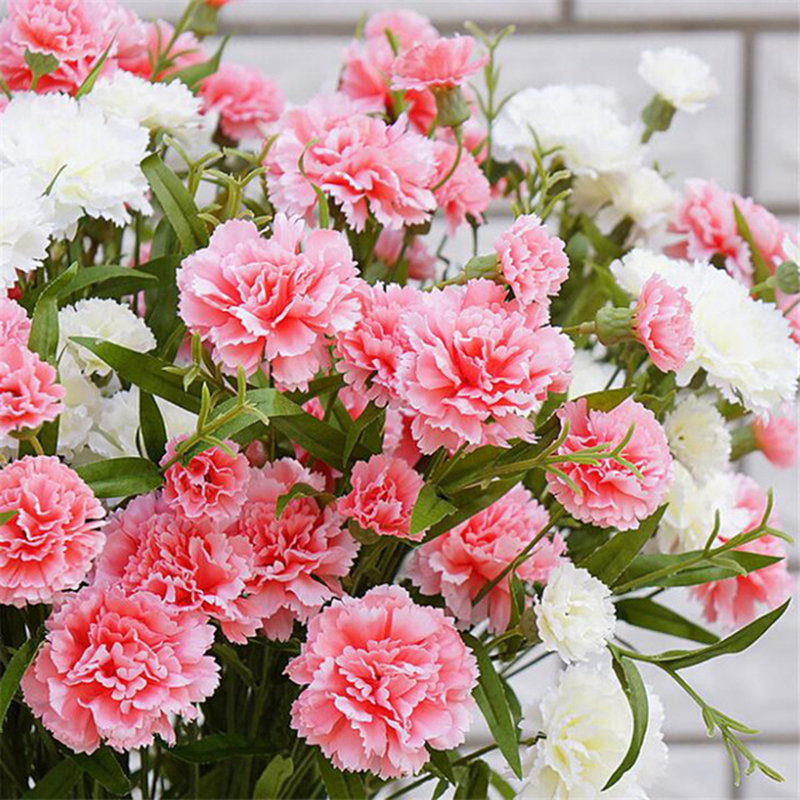
#> input picture Chuong2/image1.png, 800 x 800 px
$ python bai5.py
#> lines starting #> are read from the running program, lines starting #| are printed output that depends on the picture
import cv2
import matplotlib.pyplot as plt
import time

# ============================================================
# 1. ĐỌC HAI ẢNH
# ============================================================

img1 = cv2.imread("image1.png")
#> img1 is the input picture: shape (800, 800, 3); mean B, G, R 139.1, 146.1, 182.2
img2 = cv2.imread("image2.png")
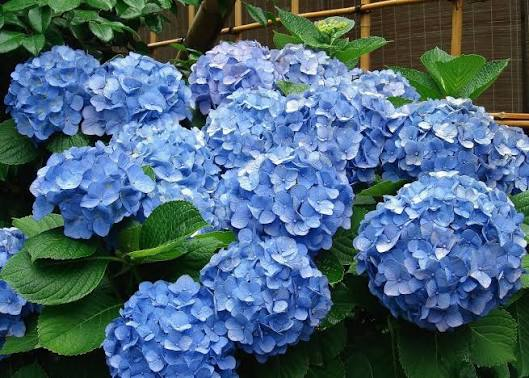
#> input picture Chuong2/image2.png, 529 x 378 px
#> img2 is the input picture: shape (378, 529, 3); mean B, G, R 121.4, 101.5, 73.8

if img1 is None:
    print("Không thể đọc image1.png!")
    exit()

if img2 is None:
    print("Không thể đọc image2.png!")
    exit()


# Chuyển sang ảnh xám
gray1 = cv2.cvtColor(img1, cv2.COLOR_BGR2GRAY)
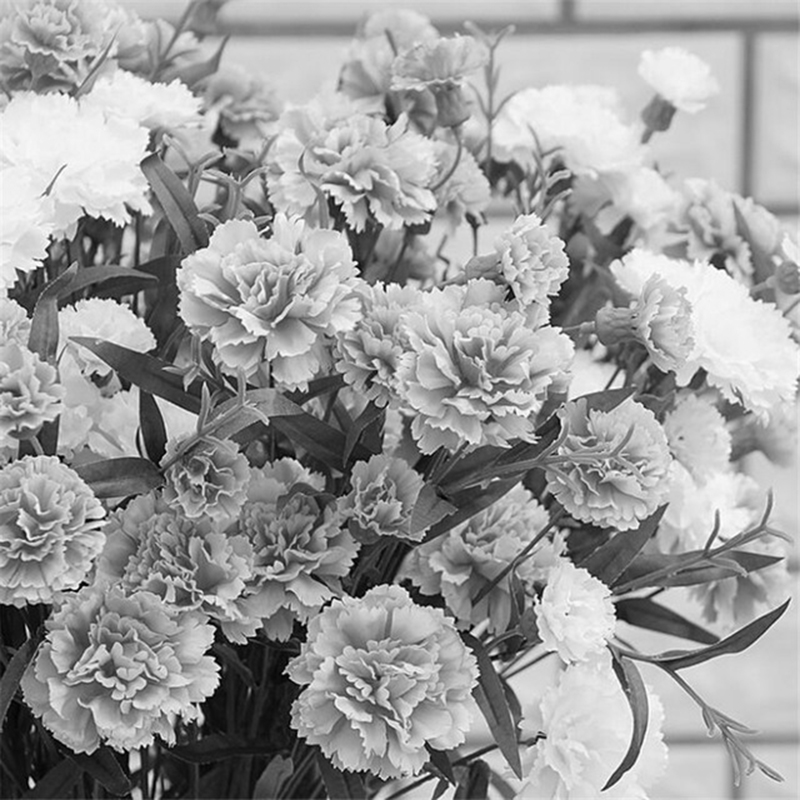
#> gray1: shape (800, 800); min 0, max 255, mean 156.1
gray2 = cv2.cvtColor(img2, cv2.COLOR_BGR2GRAY)
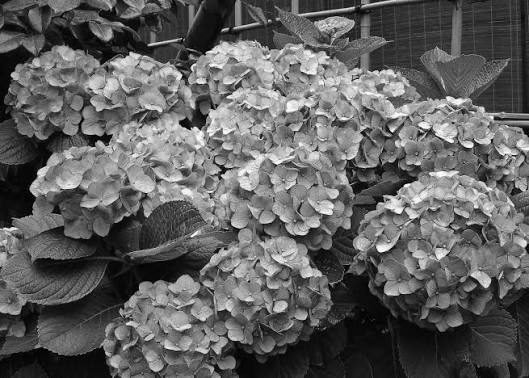
#> gray2: shape (378, 529); min 0, max 255, mean 95.5


# ============================================================
# 2. TẠO ORB
# ============================================================

start_time = time.perf_counter()

orb = cv2.ORB_create(
    nfeatures=1000
)

# Phát hiện keypoint + tạo descriptor
keypoints1, descriptors1 = orb.detectAndCompute(
    gray1, None
)
#> keypoints1 = 1000 keypoints; strongest (x, y, size): (76, 588, 37.2), (75, 588, 31), (334, 600, 31), (356, 266, 31)

keypoints2, descriptors2 = orb.detectAndCompute(
    gray2, None
)
#> keypoints2 = 1000 keypoints; strongest (x, y, size): (392, 130, 31), (222, 175, 31), (391, 130, 37.2), (472, 145, 31)

orb_time = time.perf_counter() - start_time


# ============================================================
# 3. HIỂN THỊ KEYPOINT
# ============================================================

img1_keypoints = cv2.drawKeypoints(
    img1,
    keypoints1,
    None,
    flags=cv2.DRAW_MATCHES_FLAGS_DRAW_RICH_KEYPOINTS
)
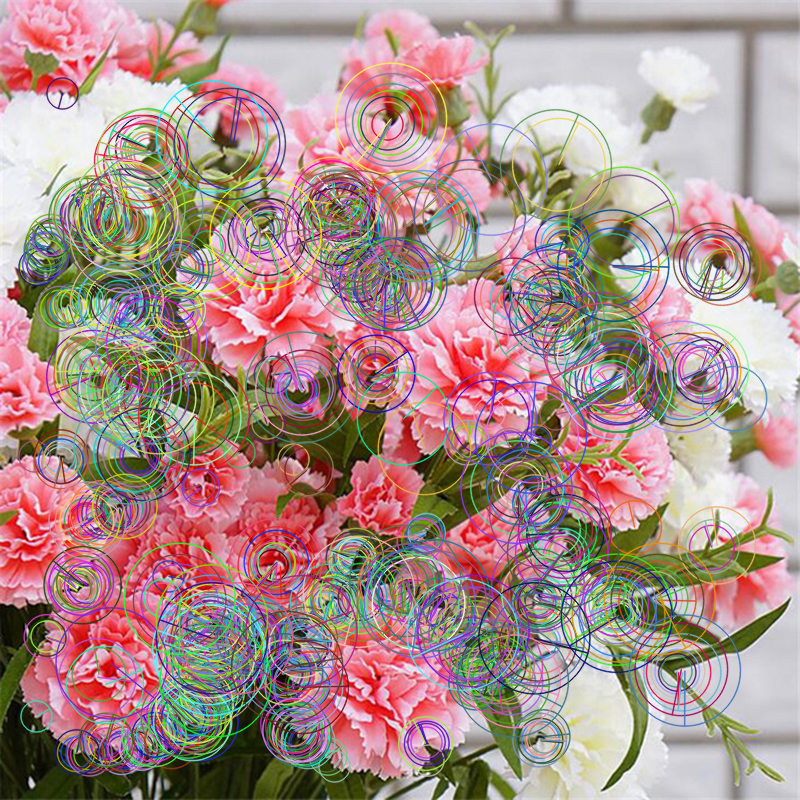
#> img1_keypoints: shape (800, 800, 3); mean B, G, R 139.8, 144.3, 172.1

img2_keypoints = cv2.drawKeypoints(
    img2,
    keypoints2,
    None,
    flags=cv2.DRAW_MATCHES_FLAGS_DRAW_RICH_KEYPOINTS
)
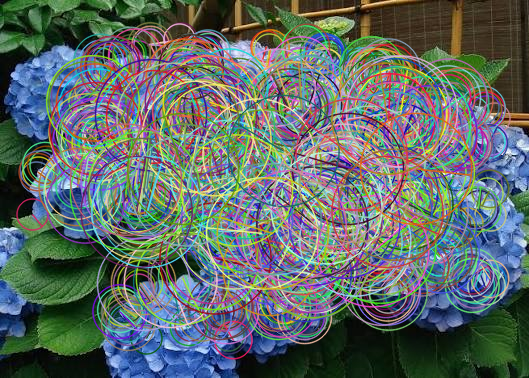
#> img2_keypoints: shape (378, 529, 3); mean B, G, R 103.9, 106.6, 95


plt.figure(figsize=(15, 6))

plt.subplot(1, 2, 1)
plt.imshow(
    cv2.cvtColor(img1_keypoints, cv2.COLOR_BGR2RGB)
)
plt.title(f"ORB - Image 1: {len(keypoints1)} keypoints")
plt.axis("off")

plt.subplot(1, 2, 2)
plt.imshow(
    cv2.cvtColor(img2_keypoints, cv2.COLOR_BGR2RGB)
)
plt.title(f"ORB - Image 2: {len(keypoints2)} keypoints")
plt.axis("off")

plt.tight_layout()
plt.show()
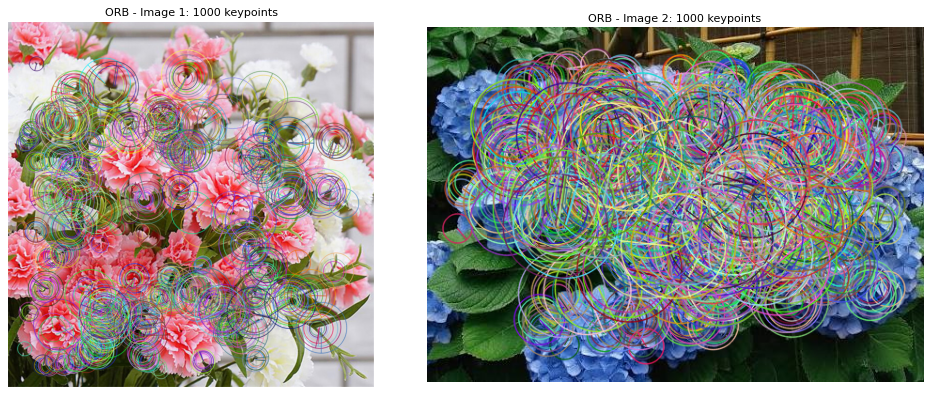
#> figure drawn by matplotlib, 2 panels


# ============================================================
# 4. KIỂM TRA DESCRIPTOR
# ============================================================

print("=" * 60)
print("THÔNG TIN ORB")
print("=" * 60)

print("Image 1:")
print("  Số keypoint:", len(keypoints1))
#|   Số keypoint: 1000
print("  Descriptor shape:", descriptors1.shape)
#|   Descriptor shape: (1000, 32)
print("  Descriptor dtype:", descriptors1.dtype)
#|   Descriptor dtype: uint8

print("\nImage 2:")
print("  Số keypoint:", len(keypoints2))
#|   Số keypoint: 1000
print("  Descriptor shape:", descriptors2.shape)
#|   Descriptor shape: (1000, 32)
print("  Descriptor dtype:", descriptors2.dtype)
#|   Descriptor dtype: uint8

print(f"\nThời gian ORB: {orb_time:.6f} giây")


# ============================================================
# 5. BF MATCHER + HAMMING DISTANCE
# ============================================================

bf = cv2.BFMatcher(
    cv2.NORM_HAMMING,
    crossCheck=True
)


# ============================================================
# 6. FEATURE MATCHING
# ============================================================

start_time = time.perf_counter()

matches = bf.match(
    descriptors1,
    descriptors2
)
#> matches = 291 matches

matching_time = time.perf_counter() - start_time


# ============================================================
# 7. SẮP XẾP MATCH THEO DISTANCE
# ============================================================

matches = sorted(
    matches,
    key=lambda x: x.distance
)


# Lấy 20 match tốt nhất
best_matches = matches[:20]
#> best_matches = 20 matches


print("\n" + "=" * 60)
print("KẾT QUẢ FEATURE MATCHING")
print("=" * 60)

print("Tổng số matches:", len(matches))
#| Tổng số matches: 291
print("Số match tốt nhất được hiển thị:", len(best_matches))
#| Số match tốt nhất được hiển thị: 20
print(f"Thời gian matching: {matching_time:.6f} giây")

print("\nDistance của 20 match tốt nhất:")

for i, match in enumerate(best_matches):
    print(
        f"Match {i + 1:2d}: "
        f"Distance = {match.distance:.2f}"
    )
#> this loop made 20 passes
#| Match  1: Distance = 40.00
#| Match  2: Distance = 42.00
#| Match  3: Distance = 45.00
#| Match  4: Distance = 46.00
#| Match  5: Distance = 48.00
#| Match  6: Distance = 48.00
#| Match  7: Distance = 48.00
#| Match  8: Distance = 49.00
#> (further printed lines are left out)


# ============================================================
# 8. HIỂN THỊ 20 MATCH TỐT NHẤT
# ============================================================

result = cv2.drawMatches(
    img1,
    keypoints1,
    img2,
    keypoints2,
    best_matches,
    None,
    flags=cv2.DrawMatchesFlags_NOT_DRAW_SINGLE_POINTS
)
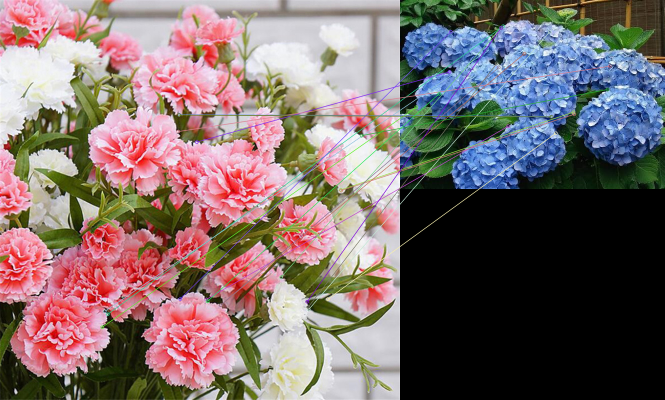
#> result: shape (800, 1329, 3) (shown at 1/2 size); mean B, G, R 106.7, 107.3, 123.5


plt.figure(figsize=(18, 9))

plt.imshow(
    cv2.cvtColor(result, cv2.COLOR_BGR2RGB)
)

plt.title(
    "ORB + Hamming Distance - 20 Best Matches"
)

plt.axis("off")
plt.tight_layout()
plt.show()
